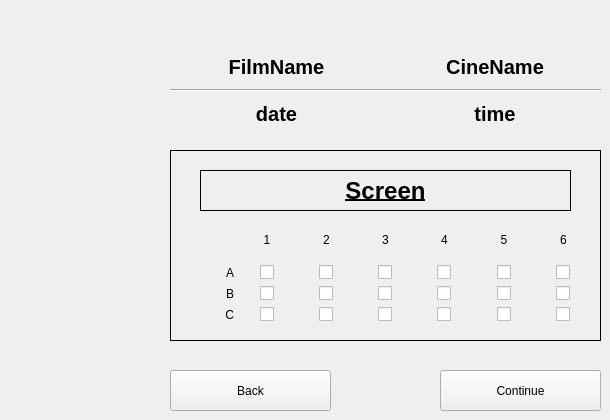
     <widget class="QWidget" name="seatTab">
      <attribute name="title">
       <string>Seat Selection</string>
      </attribute>
      <widget class="QWidget" name="gridLayoutWidget_3">
       <property name="geometry">
        <rect>
         <x>180</x>
         <y>220</y>
         <width>411</width>
         <height>103</height>
        </rect>
       </property>
       <layout class="QGridLayout" name="gridLayout_5">
        <property name="leftMargin">
         <number>1</number>
        </property>
        <property name="topMargin">
         <number>1</number>
        </property>
        <property name="rightMargin">
         <number>1</number>
        </property>
        <property name="bottomMargin">
         <number>1</number>
        </property>
        <item row="0" column="3">
         <widget class="QLabel" name="label_26">
          <property name="text">
           <string>3</string>
          </property>
          <property name="alignment">
           <set>Qt::AlignCenter</set>
          </property>
         </widget>
        </item>
        <item row="0" column="1">
         <widget class="QLabel" name="label_24">
          <property name="text">
           <string>1</string>
          </property>
          <property name="alignment">
           <set>Qt::AlignCenter</set>
          </property>
         </widget>
        </item>
        <item row="0" column="2">
         <widget class="QLabel" name="label_25">
          <property name="text">
           <string>2</string>
          </property>
          <property name="alignment">
           <set>Qt::AlignCenter</set>
          </property>
         </widget>
        </item>
        <item row="0" column="5">
         <widget class="QLabel" name="label_28">
          <property name="text">
           <string>5</string>
          </property>
          <property name="alignment">
           <set>Qt::AlignCenter</set>
          </property>
         </widget>
        </item>
        <item row="0" column="4">
         <widget class="QLabel" name="label_27">
          <property name="text">
           <string>4</string>
          </property>
          <property name="alignment">
           <set>Qt::AlignCenter</set>
          </property>
         </widget>
        </item>
        <item row="0" column="6">
         <widget class="QLabel" name="label_29">
          <property name="text">
           <string>6</string>
          </property>
          <property name="alignment">
           <set>Qt::AlignCenter</set>
          </property>
         </widget>
        </item>
        <item row="1" column="0">
         <widget class="QLabel" name="label_30">
          <property name="text">
           <string>A</string>
          </property>
          <property name="alignment">
           <set>Qt::AlignRight|Qt::AlignTrailing|Qt::AlignVCenter</set>
          </property>
         </widget>
        </item>
        <item row="2" column="0">
         <widget class="QLabel" name="label_31">
          <property name="text">
           <string>B</string>
          </property>
          <property name="alignment">
           <set>Qt::AlignRight|Qt::AlignTrailing|Qt::AlignVCenter</set>
          </property>
         </widget>
        </item>
        <item row="3" column="0">
         <widget class="QLabel" name="label_32">
          <property name="text">
           <string>C</string>
          </property>
          <property name="alignment">
           <set>Qt::AlignRight|Qt::AlignTrailing|Qt::AlignVCenter</set>
          </property>
         </widget>
        </item>
        <item row="1" column="1" alignment="Qt::AlignHCenter">
         <widget class="QCheckBox" name="ss1">
          <property name="font">
           <font>
            <pointsize>14</pointsize>
            <weight>75</weight>
            <italic>false</italic>
            <bold>true</bold>
            <underline>false</underline>
           </font>
          </property>
          <property name="styleSheet">
           <string notr="true"/>
          </property>
          <property name="text">
           <string/>
          </property>
          <property name="iconSize">
           <size>
            <width>16</width>
            <height>16</height>
           </size>
          </property>
         </widget>
        </item>
        <item row="1" column="2" alignment="Qt::AlignHCenter">
         <widget class="QCheckBox" name="ss2">
          <property name="font">
           <font>
            <weight>75</weight>
            <bold>true</bold>
           </font>
          </property>
          <property name="styleSheet">
           <string notr="true"/>
          </property>
          <property name="text">
           <string/>
          </property>
          <property name="tristate">
           <bool>false</bool>
          </property>
         </widget>
        </item>
        <item row="1" column="3" alignment="Qt::AlignHCenter">
         <widget class="QCheckBox" name="ss3">
          <property name="font">
           <font>
            <weight>75</weight>
            <bold>true</bold>
           </font>
          </property>
          <property name="styleSheet">
           <string notr="true"/>
          </property>
          <property name="text">
           <string/>
          </property>
          <property name="checkable">
           <bool>true</bool>
          </property>
          <property name="checked">
           <bool>false</bool>
          </property>
         </widget>
        </item>
        <item row="1" column="4" alignment="Qt::AlignHCenter|Qt::AlignVCenter">
         <widget class="QCheckBox" name="ss4">
          <property name="font">
           <font>
            <weight>75</weight>
            <bold>true</bold>
           </font>
          </property>
          <property name="styleSheet">
           <string notr="true"/>
          </property>
          <property name="text">
           <string/>
          </property>
         </widget>
        </item>
        <item row="1" column="5" alignment="Qt::AlignHCenter">
         <widget class="QCheckBox" name="ss5">
          <property name="font">
           <font>
            <weight>75</weight>
            <bold>true</bold>
           </font>
          </property>
          <property name="styleSheet">
           <string notr="true"/>
          </property>
          <property name="text">
           <string/>
          </property>
         </widget>
        </item>
        <item row="1" column="6" alignment="Qt::AlignHCenter">
         <widget class="QCheckBox" name="ss6">
          <property name="font">
           <font>
            <weight>75</weight>
            <bold>true</bold>
           </font>
          </property>
          <property name="styleSheet">
           <string notr="true"/>
          </property>
          <property name="text">
           <string/>
          </property>
         </widget>
        </item>
        <item row="2" column="1" alignment="Qt::AlignHCenter">
         <widget class="QCheckBox" name="ss7">
          <property name="font">
           <font>
            <weight>75</weight>
            <bold>true</bold>
           </font>
          </property>
          <property name="styleSheet">
           <string notr="true"/>
          </property>
          <property name="text">
           <string/>
          </property>
         </widget>
        </item>
        <item row="2" column="2" alignment="Qt::AlignHCenter">
         <widget class="QCheckBox" name="ss8">
          <property name="font">
           <font>
            <weight>75</weight>
            <bold>true</bold>
           </font>
          </property>
          <property name="styleSheet">
           <string notr="true"/>
          </property>
          <property name="text">
           <string/>
          </property>
         </widget>
        </item>
        <item row="2" column="3" alignment="Qt::AlignHCenter">
         <widget class="QCheckBox" name="ss9">
          <property name="font">
           <font>
            <weight>75</weight>
            <bold>true</bold>
           </font>
          </property>
          <property name="styleSheet">
           <string notr="true"/>
          </property>
          <property name="text">
           <string/>
          </property>
         </widget>
        </item>
        <item row="2" column="4" alignment="Qt::AlignHCenter">
         <widget class="QCheckBox" name="ss10">
          <property name="font">
           <font>
            <weight>75</weight>
            <bold>true</bold>
           </font>
          </property>
          <property name="styleSheet">
           <string notr="true"/>
          </property>
          <property name="text">
           <string/>
          </property>
         </widget>
        </item>
        <item row="2" column="5" alignment="Qt::AlignHCenter">
         <widget class="QCheckBox" name="ss11">
          <property name="font">
           <font>
            <weight>75</weight>
            <bold>true</bold>
           </font>
          </property>
          <property name="styleSheet">
           <string notr="true"/>
          </property>
          <property name="text">
           <string/>
          </property>
         </widget>
        </item>
        <item row="2" column="6" alignment="Qt::AlignHCenter">
         <widget class="QCheckBox" name="ss12">
          <property name="font">
           <font>
            <weight>75</weight>
            <bold>true</bold>
           </font>
          </property>
          <property name="styleSheet">
           <string notr="true"/>
          </property>
          <property name="text">
           <string/>
          </property>
         </widget>
        </item>
        <item row="3" column="1" alignment="Qt::AlignHCenter">
         <widget class="QCheckBox" name="ss13">
          <property name="font">
           <font>
            <weight>75</weight>
            <bold>true</bold>
           </font>
          </property>
          <property name="styleSheet">
           <string notr="true"/>
          </property>
          <property name="text">
           <string/>
          </property>
         </widget>
        </item>
        <item row="3" column="2" alignment="Qt::AlignHCenter">
         <widget class="QCheckBox" name="ss14">
          <property name="font">
           <font>
            <weight>75</weight>
            <bold>true</bold>
           </font>
          </property>
          <property name="styleSheet">
           <string notr="true"/>
          </property>
          <property name="text">
           <string/>
          </property>
         </widget>
        </item>
        <item row="3" column="3" alignment="Qt::AlignHCenter">
         <widget class="QCheckBox" name="ss15">
          <property name="font">
           <font>
            <weight>75</weight>
            <bold>true</bold>
           </font>
          </property>
          <property name="styleSheet">
           <string notr="true"/>
          </property>
          <property name="text">
           <string/>
          </property>
         </widget>
        </item>
        <item row="3" column="4" alignment="Qt::AlignHCenter">
         <widget class="QCheckBox" name="ss16">
          <property name="font">
           <font>
            <weight>75</weight>
            <bold>true</bold>
           </font>
          </property>
          <property name="styleSheet">
           <string notr="true"/>
          </property>
          <property name="text">
           <string/>
          </property>
         </widget>
        </item>
        <item row="3" column="5" alignment="Qt::AlignHCenter">
         <widget class="QCheckBox" name="ss17">
          <property name="font">
           <font>
            <weight>75</weight>
            <bold>true</bold>
           </font>
          </property>
          <property name="styleSheet">
           <string notr="true"/>
          </property>
          <property name="text">
           <string/>
          </property>
         </widget>
        </item>
        <item row="3" column="6" alignment="Qt::AlignHCenter">
         <widget class="QCheckBox" name="ss18">
          <property name="font">
           <font>
            <weight>75</weight>
            <bold>true</bold>
           </font>
          </property>
          <property name="styleSheet">
           <string notr="true"/>
          </property>
          <property name="text">
           <string/>
          </property>
         </widget>
        </item>
       </layout>
      </widget>
      <widget class="QPushButton" name="continueB3">
       <property name="geometry">
        <rect>
         <x>440</x>
         <y>370</y>
         <width>161</width>
         <height>41</height>
        </rect>
       </property>
       <property name="text">
        <string>Continue</string>
       </property>
      </widget>
      <widget class="QPushButton" name="backButton_3">
       <property name="geometry">
        <rect>
         <x>170</x>
         <y>370</y>
         <width>161</width>
         <height>41</height>
        </rect>
       </property>
       <property name="text">
        <string>Back</string>
       </property>
      </widget>
      <widget class="QLabel" name="label_34">
       <property name="geometry">
        <rect>
         <x>200</x>
         <y>170</y>
         <width>371</width>
         <height>41</height>
        </rect>
       </property>
       <property name="font">
        <font>
         <pointsize>18</pointsize>
         <weight>75</weight>
         <bold>true</bold>
         <underline>true</underline>
        </font>
       </property>
       <property name="frameShape">
        <enum>QFrame::Box</enum>
       </property>
       <property name="text">
        <string>Screen</string>
       </property>
       <property name="alignment">
        <set>Qt::AlignCenter</set>
       </property>
      </widget>
      <widget class="QLabel" name="label_40">
       <property name="geometry">
        <rect>
         <x>170</x>
         <y>150</y>
         <width>431</width>
         <height>191</height>
        </rect>
       </property>
       <property name="frameShape">
        <enum>QFrame::Box</enum>
       </property>
       <property name="text">
        <string/>
       </property>
      </widget>
      <widget class="QWidget" name="gridLayoutWidget_6">
       <property name="geometry">
        <rect>
         <x>170</x>
         <y>50</y>
         <width>431</width>
         <height>80</height>
        </rect>
       </property>
       <layout class="QGridLayout" name="gridLayout_8">
        <item row="0" column="1">
         <widget class="QLabel" name="cinemaName_3">
          <property name="font">
           <font>
            <pointsize>15</pointsize>
            <weight>75</weight>
            <italic>false</italic>
            <bold>true</bold>
            <underline>false</underline>
            <kerning>false</kerning>
           </font>
          </property>
          <property name="frameShape">
           <enum>QFrame::NoFrame</enum>
          </property>
          <property name="text">
           <string>CineName</string>
          </property>
          <property name="alignment">
           <set>Qt::AlignCenter</set>
          </property>
         </widget>
        </item>
        <item row="0" column="0">
         <widget class="QLabel" name="filmName_3">
          <property name="font">
           <font>
            <pointsize>15</pointsize>
            <weight>75</weight>
            <italic>false</italic>
            <bold>true</bold>
            <underline>false</underline>
            <kerning>false</kerning>
           </font>
          </property>
          <property name="frameShape">
           <enum>QFrame::NoFrame</enum>
          </property>
          <property name="text">
           <string>FilmName</string>
          </property>
          <property name="alignment">
           <set>Qt::AlignCenter</set>
          </property>
         </widget>
        </item>
        <item row="2" column="0">
         <widget class="QLabel" name="dateC_2">
          <property name="font">
           <font>
            <pointsize>15</pointsize>
            <weight>75</weight>
            <italic>false</italic>
            <bold>true</bold>
            <underline>false</underline>
            <kerning>false</kerning>
           </font>
          </property>
          <property name="frameShape">
           <enum>QFrame::NoFrame</enum>
          </property>
          <property name="text">
           <string>date</string>
          </property>
          <property name="alignment">
           <set>Qt::AlignCenter</set>
          </property>
         </widget>
        </item>
        <item row="2" column="1">
         <widget class="QLabel" name="timeC_2">
          <property name="font">
           <font>
            <pointsize>15</pointsize>
            <weight>75</weight>
            <italic>false</italic>
            <bold>true</bold>
            <underline>false</underline>
            <kerning>false</kerning>
           </font>
          </property>
          <property name="frameShape">
           <enum>QFrame::NoFrame</enum>
          </property>
          <property name="text">
           <string>time</string>
          </property>
          <property name="alignment">
           <set>Qt::AlignCenter</set>
          </property>
         </widget>
        </item>
        <item row="1" column="0" colspan="2">
         <widget class="Line" name="line_2">
          <property name="orientation">
           <enum>Qt::Horizontal</enum>
          </property>
         </widget>
        </item>
       </layout>
      </widget>
      <zorder>label_40</zorder>
      <zorder>gridLayoutWidget_3</zorder>
      <zorder>continueB3</zorder>
      <zorder>backButton_3</zorder>
      <zorder>label_34</zorder>
      <zorder>gridLayoutWidget_6</zorder>
     </widget>
